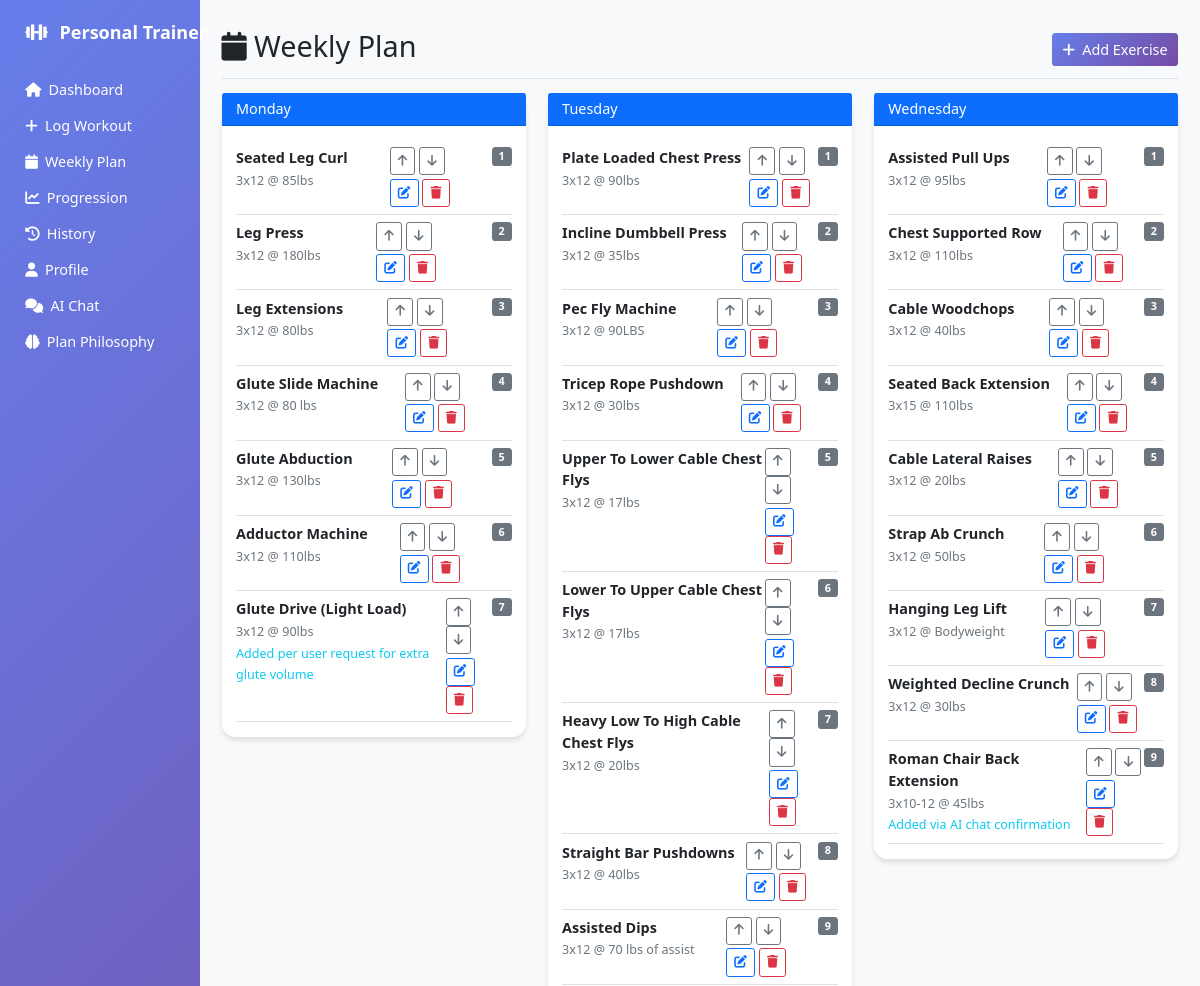
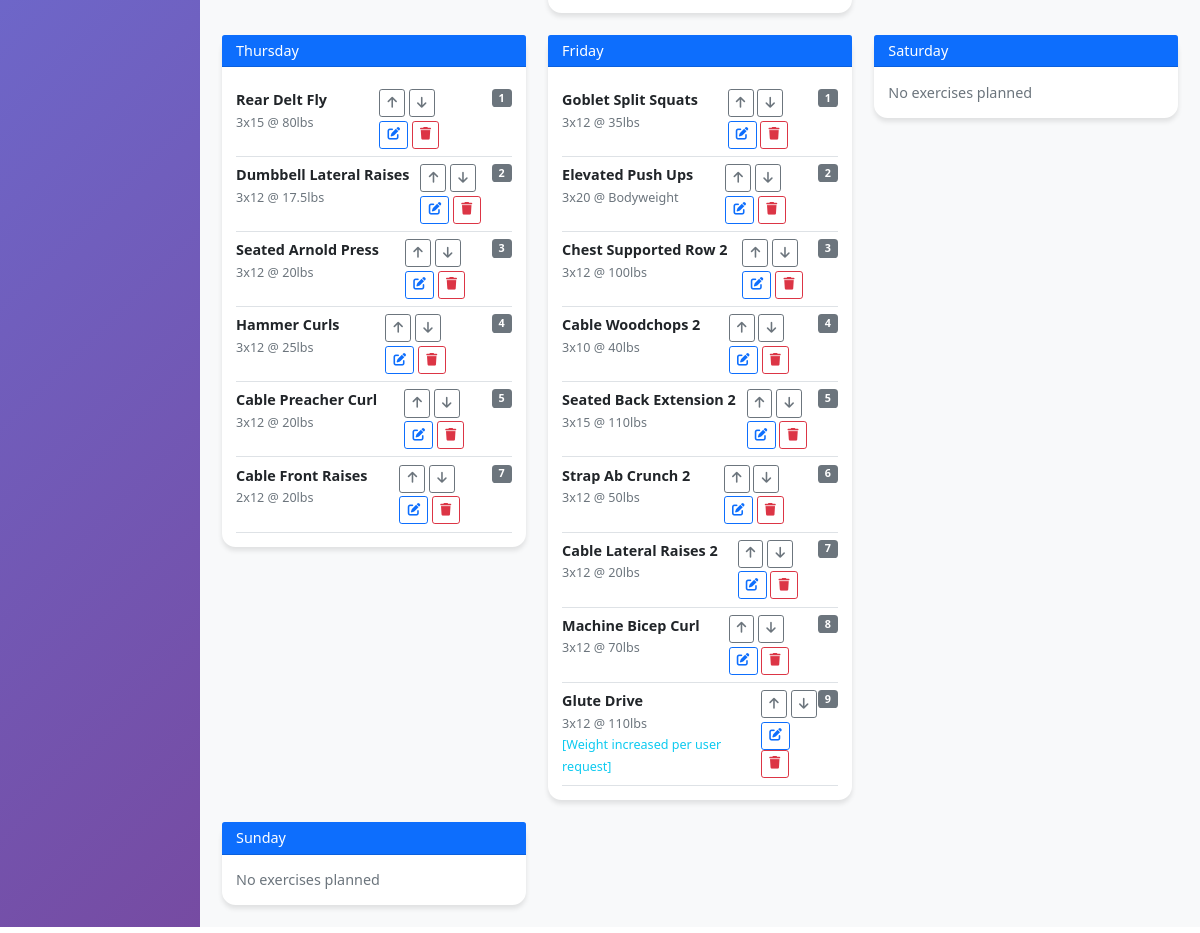
The page /weekly_plan on the database its author committed (2 pictures, top to bottom).
### tables this page shows
CREATE TABLE weekly_plan (
    id INTEGER PRIMARY KEY AUTOINCREMENT,
    day_of_week TEXT,
    exercise_name TEXT,
    target_sets INTEGER,
    target_reps TEXT,
    target_weight TEXT,
    exercise_order INTEGER,
    notes TEXT,
    created_date TEXT,
    updated_date TEXT
, order_index INTEGER DEFAULT 1, exercise_type TEXT DEFAULT "working_set", progression_rate TEXT DEFAULT "normal", created_by TEXT DEFAULT "user", newly_added BOOLEAN DEFAULT FALSE, date_added TEXT, progression_notes TEXT);

### app.py (the view)
@app.route('/weekly_plan')
def weekly_plan():
    conn = get_db_connection()
    cursor = conn.cursor()
    columns = []
    try:
        cursor.execute("PRAGMA table_info(weekly_plan)")
        columns = [col[1] for col in cursor.fetchall()]
    except sqlite3.OperationalError as e:
        print(f"Error getting table info for weekly_plan: {e}")
    plan_data = []
    try:
        if 'target_sets' in columns:
            cursor.execute('SELECT id, day_of_week, exercise_name, target_sets, target_reps, target_weight, exercise_order, COALESCE(notes, ""), COALESCE(newly_added, 0), COALESCE(progression_notes, "") FROM weekly_plan ORDER BY day_of_week, exercise_order')
        else:
            cursor.execute('SELECT id, day_of_week, exercise_name, sets, reps, weight, order_index, COALESCE(notes, ""), 0, "" FROM weekly_plan ORDER BY day_of_week, order_index')
        plan_data = cursor.fetchall()
    except sqlite3.OperationalError as e:
        print(f"Error fetching weekly plan data: {e}")
    conn.close()
    plan_by_day = {}
    for row in plan_data:
        id, day, exercise, sets, reps, weight, order, notes, newly_added, progression_notes = row
        if day not in plan_by_day:
            plan_by_day[day] = []
        plan_by_day[day].append({
            'id': id,
            'exercise': exercise,
            'sets': sets,
            'reps': reps,
            'weight': weight,
            'order': order,
            'notes': notes or "",
            'newly_added': bool(newly_added),
            'progression_notes': progression_notes or ""
        })
    return render_template('weekly_plan.html', plan_by_day=plan_by_day)

### app.py (called while the page is built)
def get_db_connection():
    conn = sqlite3.connect('workout_logs.db', timeout=60.0, check_same_thread=False)
    conn.execute('PRAGMA journal_mode=WAL')  # Enable WAL mode for better concurrency
    conn.execute('PRAGMA busy_timeout=30000')  # 30 second busy timeout
    conn.execute('PRAGMA synchronous=NORMAL')  # Better performance while still safe
    return conn

### templates/weekly_plan.html (shortened to what this page needs)
{% extends "base.html" %}
{% block content %}
<div class="d-flex justify-content-between flex-wrap flex-md-nowrap align-items-center pt-3 pb-2 mb-3 border-bottom">
    <h1 class="h2"><i class="fas fa-calendar me-2"></i>Weekly Plan</h1>
    <button class="btn btn-primary" data-bs-toggle="modal" data-bs-target="#addExerciseModal">
        <i class="fas fa-plus me-2"></i>Add Exercise
    </button>
</div>
<div class="row">
    {% set days = ['monday', 'tuesday', 'wednesday', 'thursday', 'friday', 'saturday', 'sunday'] %}
    {% for day in days %}
        <div class="col-md-6 col-lg-4 mb-4">
            <div class="card">
                <div class="card-header bg-primary text-white">
                    <h6 class="mb-0">{{ day.title() }}</h6>
                </div>
                <div class="card-body">
                    {% if day in plan_by_day %}
                        {% for exercise in plan_by_day[day] %}
                            <div class="border-bottom py-2">
                                <div class="d-flex justify-content-between align-items-start">
                                    <div>
                                        <strong>
                                            {{ exercise.exercise.title() }}
                                        </strong><br>
                                        <small class="text-muted">{{ exercise.sets }}x{{ exercise.reps }} @ {{ exercise.weight }}</small>
                                        {% if exercise.notes %}
                                            <br><small class="text-info">{{ exercise.notes }}</small>
                                        {% endif %}
                                    </div>
                                    <div class="d-flex flex-column gap-1">
                                        <div>
                                            <button class="btn btn-sm btn-outline-secondary" onclick="moveExercise('{{ day }}', '{{ exercise.exercise }}', 'up')">
                                                <i class="fas fa-arrow-up"></i>
                                            </button>
                                            <button class="btn btn-sm btn-outline-secondary" onclick="moveExercise('{{ day }}', '{{ exercise.exercise }}', 'down')">
                                                <i class="fas fa-arrow-down"></i>
                                            </button>
                                        </div>
                                        <div>
                                            <button class="btn btn-sm btn-outline-primary edit-btn"
                                                    data-id="{{ exercise.id }}"
                                                    data-day="{{ day }}"
                                                    data-exercise="{{ exercise.exercise }}"
                                                    data-sets="{{ exercise.sets }}"
                                                    data-reps="{{ exercise.reps }}"
                                                    data-weight="{{ exercise.weight }}"
                                                    data-notes="{{ exercise.notes }}"
                                                    data-progression-notes="{{ exercise.progression_notes or '' }}">
                                                <i class="fas fa-edit"></i>
                                            </button>
                                            <button class="btn btn-sm btn-outline-danger" onclick="deleteExercise('{{ day }}', '{{ exercise.exercise }}')">
                                                <i class="fas fa-trash"></i>
                                            </button>
                                        </div>
                                    </div>
                                    <span class="badge bg-secondary">{{ exercise.order }}</span>
                                </div>
                            </div>
                        {% endfor %}
                    {% else %}
                        <p class="text-muted mb-0">No exercises planned</p>
                    {% endif %}
                </div>
            </div>
        </div>
    {% endfor %}
</div>
{% endblock %}

### templates/base.html (shortened to what this page needs)
<!DOCTYPE html>
<html lang="en">
<head>
    <link href="https://cdn.jsdelivr.net/npm/bootstrap@5.1.3/dist/css/bootstrap.min.css" rel="stylesheet">
    <link href="https://cdnjs.cloudflare.com/ajax/libs/font-awesome/6.0.0/css/all.min.css" rel="stylesheet">
</head>
<body>
    <div class="container-fluid">
        <div class="row">
            <nav class="col-md-3 col-lg-2 d-md-block sidebar collapse" id="mobileSidebar">
                <div class="position-sticky pt-3">
                    <div class="navbar-brand px-3 mb-4">
                        <i class="fas fa-dumbbell me-2"></i>
                        Personal Trainer
                    </div>
                    <ul class="nav flex-column">
                        <li class="nav-item">
                            <a class="nav-link text-white" href="{{ url_for('dashboard') }}">
                                <i class="fas fa-home me-2"></i>Dashboard
                            </a>
                        </li>
                        <li class="nav-item">
                            <a class="nav-link text-white" href="{{ url_for('log_workout') }}">
                                <i class="fas fa-plus me-2"></i>Log Workout
                            </a>
                        </li>
                        <li class="nav-item">
                            <a class="nav-link text-white" href="{{ url_for('weekly_plan') }}">
                                <i class="fas fa-calendar me-2"></i>Weekly Plan
                            </a>
                        </li>
                        <li class="nav-item">
                            <a class="nav-link text-white" href="{{ url_for('progression') }}">
                                <i class="fas fa-chart-line me-2"></i>Progression
                            </a>
                        </li>
                        <li class="nav-item">
                            <a class="nav-link text-white" href="{{ url_for('history') }}">
                                <i class="fas fa-history me-2"></i>History
                            </a>
                        </li>
                        <li class="nav-item">
                            <a class="nav-link text-white" href="{{ url_for('profile') }}">
                                <i class="fas fa-user me-2"></i>Profile
                            </a>
                        </li>
                        <li class="nav-item">
                            <a class="nav-link text-white" href="{{ url_for('chat') }}">
                                <i class="fas fa-comments me-2"></i>AI Chat
                            </a>
                        </li>
                        <li class="nav-item">
                            <a class="nav-link text-white" href="{{ url_for('analyze_plan') }}">
                                <i class="fas fa-brain me-2"></i>Plan Philosophy
                            </a>
                        </li>
                    </ul>
                </div>
            </nav>
            <main class="col-md-9 ms-sm-auto col-lg-10 px-md-4 main-content">
                <div class="pt-3">
                    {% block content %}{% endblock %}
                </div>
            </main>
        </div>
    </div>
</body>
</html>

### templates/base.html (style rules this page uses)
body { zoom: 0.9; transform-origin: top left; }
.sidebar { min-height: 100vh; background: linear-gradient(135deg, #667eea 0%, #764ba2 100%); }
.main-content { background-color: #f8f9fa; min-height: 100vh; }
.card { border: none; border-radius: 15px; box-shadow: 0 4px 6px rgba(0, 0, 0, 0.1); }
.btn-primary { background: linear-gradient(135deg, #667eea 0%, #764ba2 100%); border: none; }
.navbar-brand { font-weight: bold; color: white !important; }

### rows shown on the page
weekly_plan: exercise "Seated Leg Curl", sets "3", reps "12", weight "85lbs", order "1"
weekly_plan: exercise "Leg Press", sets "3", reps "12", weight "180lbs", order "2"
weekly_plan: exercise "Leg Extensions", sets "3", reps "12", weight "80lbs", order "3"
weekly_plan: exercise "Glute Slide Machine", sets "3", reps "12", weight "80 lbs", order "4"
weekly_plan: exercise "Glute Abduction", sets "3", reps "12", weight "130lbs", order "5"
weekly_plan: exercise "Adductor Machine", sets "3", reps "12", weight "110lbs", order "6"
weekly_plan: exercise "Glute Drive (Light Load)", sets "3", reps "12", weight "90lbs", notes "Added per user request for extra glute volume", order "7"
weekly_plan: exercise "Plate Loaded Chest Press", sets "3", reps "12", weight "90lbs", order "1"
weekly_plan: exercise "Incline Dumbbell Press", sets "3", reps "12", weight "35lbs", order "2"
weekly_plan: exercise "Pec Fly Machine", sets "3", reps "12", weight "90LBS", order "3"
weekly_plan: exercise "Tricep Rope Pushdown", sets "3", reps "12", weight "30lbs", order "4"
weekly_plan: exercise "Upper To Lower Cable Chest Flys", sets "3", reps "12", weight "17lbs", order "5"
weekly_plan: exercise "Lower To Upper Cable Chest Flys", sets "3", reps "12", weight "17lbs", order "6"
weekly_plan: exercise "Heavy Low To High Cable Chest Flys", sets "3", reps "12", weight "20lbs", order "7"
weekly_plan: exercise "Straight Bar Pushdowns", sets "3", reps "12", weight "40lbs", order "8"
weekly_plan: exercise "Assisted Dips", sets "3", reps "12", weight "70 lbs of assist", order "9"
weekly_plan: exercise "Assisted Pull Ups", sets "3", reps "12", weight "95lbs", order "1"
weekly_plan: exercise "Chest Supported Row", sets "3", reps "12", weight "110lbs", order "2"
weekly_plan: exercise "Cable Woodchops", sets "3", reps "12", weight "40lbs", order "3"
weekly_plan: exercise "Seated Back Extension", sets "3", reps "15", weight "110lbs", order "4"
weekly_plan: exercise "Cable Lateral Raises", sets "3", reps "12", weight "20lbs", order "5"
weekly_plan: exercise "Strap Ab Crunch", sets "3", reps "12", weight "50lbs", order "6"
weekly_plan: exercise "Hanging Leg Lift", sets "3", reps "12", weight "Bodyweight", order "7"
weekly_plan: exercise "Weighted Decline Crunch", sets "3", reps "12", weight "30lbs", order "8"
weekly_plan: exercise "Roman Chair Back Extension", sets "3", reps "10-12", weight "45lbs", notes "Added via AI chat confirmation", order "9"
weekly_plan: exercise "Rear Delt Fly", sets "3", reps "15", weight "80lbs", order "1"
weekly_plan: exercise "Dumbbell Lateral Raises", sets "3", reps "12", weight "17.5lbs", order "2"
weekly_plan: exercise "Seated Arnold Press", sets "3", reps "12", weight "20lbs", order "3"
weekly_plan: exercise "Hammer Curls", sets "3", reps "12", weight "25lbs", order "4"
weekly_plan: exercise "Cable Preacher Curl", sets "3", reps "12", weight "20lbs", order "5"
weekly_plan: exercise "Cable Front Raises", sets "2", reps "12", weight "20lbs", order "7"
weekly_plan: exercise "Goblet Split Squats", sets "3", reps "12", weight "35lbs", order "1"
weekly_plan: exercise "Elevated Push Ups", sets "3", reps "20", weight "Bodyweight", order "2"
weekly_plan: exercise "Chest Supported Row 2", sets "3", reps "12", weight "100lbs", order "3"
weekly_plan: exercise "Cable Woodchops 2", sets "3", reps "10", weight "40lbs", order "4"
weekly_plan: exercise "Seated Back Extension 2", sets "3", reps "15", weight "110lbs", order "5"
weekly_plan: exercise "Strap Ab Crunch 2", sets "3", reps "12", weight "50lbs", order "6"
weekly_plan: exercise "Cable Lateral Raises 2", sets "3", reps "12", weight "20lbs", order "7"
weekly_plan: exercise "Machine Bicep Curl", sets "3", reps "12", weight "70lbs", order "8"
weekly_plan: exercise "Glute Drive", sets "3", reps "12", weight "110lbs", notes "[Weight increased per user request]", order "9"

### other values the page prints
{{ day.title() }} "Monday" "Tuesday" "Wednesday" "Thursday" "Friday" "Saturday" "Sunday"
